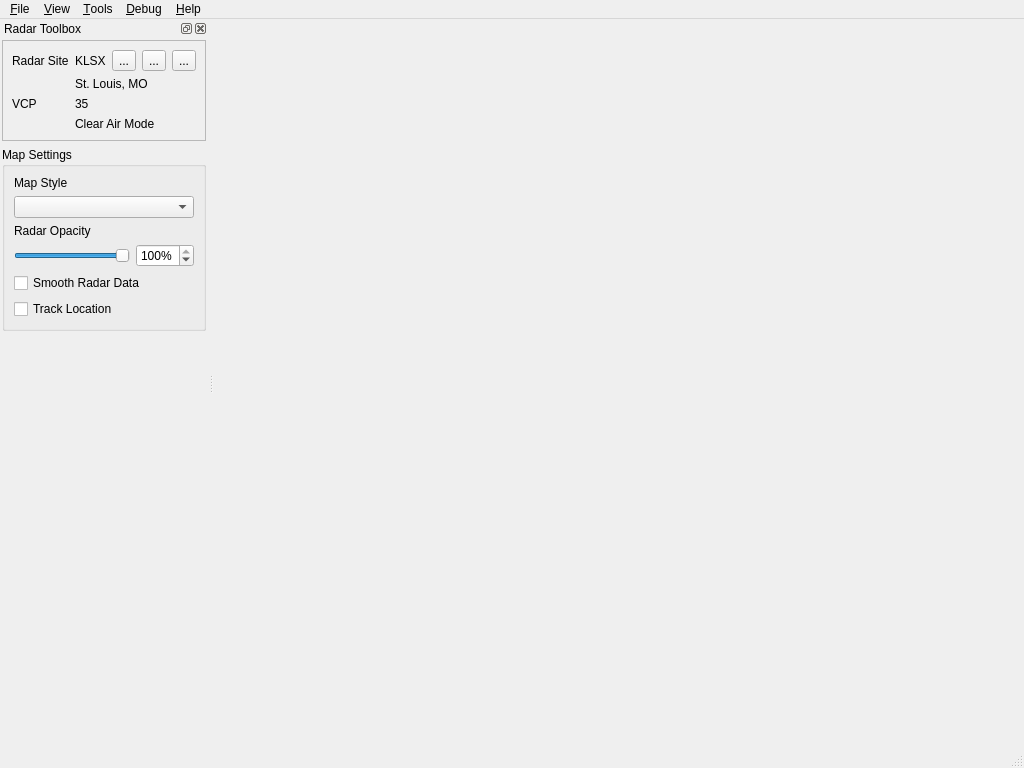
<?xml version="1.0" encoding="UTF-8"?>
<ui version="4.0">
 <class>MainWindow</class>
 <widget class="QMainWindow" name="MainWindow">
  <property name="geometry">
   <rect>
    <x>0</x>
    <y>0</y>
    <width>1024</width>
    <height>768</height>
   </rect>
  </property>
  <property name="windowTitle">
   <string>Supercell Wx</string>
  </property>
  <property name="windowIcon">
   <iconset resource="../../../../scwx-qt.qrc">
    <normaloff>:/res/icons/scwx-256.ico</normaloff>:/res/icons/scwx-256.ico</iconset>
  </property>
  <widget class="QWidget" name="centralwidget">
   <layout class="QHBoxLayout">
    <property name="leftMargin">
     <number>0</number>
    </property>
    <property name="topMargin">
     <number>0</number>
    </property>
    <property name="rightMargin">
     <number>0</number>
    </property>
    <property name="bottomMargin">
     <number>0</number>
    </property>
   </layout>
  </widget>
  <widget class="QMenuBar" name="menubar">
   <property name="geometry">
    <rect>
     <x>0</x>
     <y>0</y>
     <width>1024</width>
     <height>22</height>
    </rect>
   </property>
   <widget class="QMenu" name="menuFile">
    <property name="title">
     <string>&amp;File</string>
    </property>
    <widget class="QMenu" name="menu_Open">
     <property name="title">
      <string>&amp;Open</string>
     </property>
     <addaction name="actionOpenNexrad"/>
     <addaction name="actionOpenTextEvent"/>
    </widget>
    <addaction name="menu_Open"/>
    <addaction name="separator"/>
    <addaction name="actionSettings"/>
    <addaction name="separator"/>
    <addaction name="actionExit"/>
   </widget>
   <widget class="QMenu" name="menuHelp">
    <property name="title">
     <string>&amp;Help</string>
    </property>
    <addaction name="actionUserManual"/>
    <addaction name="separator"/>
    <addaction name="actionDiscord"/>
    <addaction name="actionGitHubRepository"/>
    <addaction name="separator"/>
    <addaction name="actionCheckForUpdates"/>
    <addaction name="actionAboutSupercellWx"/>
   </widget>
   <widget class="QMenu" name="menuView">
    <property name="title">
     <string>&amp;View</string>
    </property>
    <widget class="QMenu" name="menuMapLayers">
     <property name="title">
      <string>&amp;Map Layers</string>
     </property>
     <addaction name="actionColorTable"/>
     <addaction name="actionRadarSites"/>
     <addaction name="actionRadarRange"/>
    </widget>
    <addaction name="actionRadarToolbox"/>
    <addaction name="actionAlerts"/>
    <addaction name="actionGpsInfo"/>
    <addaction name="separator"/>
    <addaction name="menuMapLayers"/>
   </widget>
   <widget class="QMenu" name="menuDebug">
    <property name="title">
     <string>&amp;Debug</string>
    </property>
    <addaction name="actionImGuiDebug"/>
    <addaction name="separator"/>
    <addaction name="actionDumpLayerList"/>
    <addaction name="actionDumpRadarProductRecords"/>
    <addaction name="separator"/>
    <addaction name="actionRadarWireframe"/>
   </widget>
   <widget class="QMenu" name="menuTools">
    <property name="title">
     <string>&amp;Tools</string>
    </property>
    <addaction name="actionPlacefileManager"/>
    <addaction name="actionLayerManager"/>
    <addaction name="actionMarkerManager"/>
   </widget>
   <addaction name="menuFile"/>
   <addaction name="menuView"/>
   <addaction name="menuTools"/>
   <addaction name="menuDebug"/>
   <addaction name="menuHelp"/>
  </widget>
  <widget class="QStatusBar" name="statusbar"/>
  <widget class="QDockWidget" name="radarToolboxDock">
   <property name="windowTitle">
    <string>Radar Toolbox</string>
   </property>
   <attribute name="dockWidgetArea">
    <number>1</number>
   </attribute>
   <widget class="QWidget" name="radarToolboxDockContents">
    <layout class="QVBoxLayout" name="verticalLayout_2">
     <property name="leftMargin">
      <number>2</number>
     </property>
     <property name="topMargin">
      <number>2</number>
     </property>
     <property name="rightMargin">
      <number>2</number>
     </property>
     <property name="bottomMargin">
      <number>2</number>
     </property>
     <item>
      <widget class="QScrollArea" name="radarToolboxScrollArea">
       <property name="frameShape">
        <enum>QFrame::Shape::NoFrame</enum>
       </property>
       <property name="horizontalScrollBarPolicy">
        <enum>Qt::ScrollBarPolicy::ScrollBarAsNeeded</enum>
       </property>
       <property name="sizeAdjustPolicy">
        <enum>QAbstractScrollArea::SizeAdjustPolicy::AdjustToContents</enum>
       </property>
       <property name="widgetResizable">
        <bool>true</bool>
       </property>
       <widget class="QWidget" name="radarToolboxScrollAreaContents">
        <property name="geometry">
         <rect>
          <x>0</x>
          <y>0</y>
          <width>190</width>
          <height>680</height>
         </rect>
        </property>
        <layout class="QVBoxLayout" name="verticalLayout_6">
         <property name="leftMargin">
          <number>0</number>
         </property>
         <property name="topMargin">
          <number>0</number>
         </property>
         <property name="rightMargin">
          <number>0</number>
         </property>
         <property name="bottomMargin">
          <number>0</number>
         </property>
         <item>
          <widget class="QFrame" name="radarInfoFrame">
           <property name="frameShape">
            <enum>QFrame::Shape::StyledPanel</enum>
           </property>
           <property name="frameShadow">
            <enum>QFrame::Shadow::Raised</enum>
           </property>
           <layout class="QGridLayout" name="gridLayout" columnstretch="0,0,0,0,0">
            <item row="0" column="2">
             <widget class="QLabel" name="radarSiteValueLabel">
              <property name="sizePolicy">
               <sizepolicy hsizetype="MinimumExpanding" vsizetype="Preferred">
                <horstretch>0</horstretch>
                <verstretch>0</verstretch>
               </sizepolicy>
              </property>
              <property name="text">
               <string notr="true">KLSX</string>
              </property>
             </widget>
            </item>
            <item row="3" column="0" colspan="2">
             <widget class="QLabel" name="vcpLabel">
              <property name="sizePolicy">
               <sizepolicy hsizetype="Maximum" vsizetype="Preferred">
                <horstretch>0</horstretch>
                <verstretch>0</verstretch>
               </sizepolicy>
              </property>
              <property name="toolTip">
               <string>Volume Coverage Pattern</string>
              </property>
              <property name="text">
               <string>VCP</string>
              </property>
             </widget>
            </item>
            <item row="0" column="4">
             <widget class="QFrame" name="frame">
              <property name="frameShape">
               <enum>QFrame::Shape::NoFrame</enum>
              </property>
              <property name="frameShadow">
               <enum>QFrame::Shadow::Raised</enum>
              </property>
              <layout class="QHBoxLayout" name="horizontalLayout">
               <property name="leftMargin">
                <number>0</number>
               </property>
               <property name="topMargin">
                <number>0</number>
               </property>
               <property name="rightMargin">
                <number>0</number>
               </property>
               <property name="bottomMargin">
                <number>0</number>
               </property>
               <item>
                <widget class="QToolButton" name="radarSiteHomeButton">
                 <property name="maximumSize">
                  <size>
                   <width>16777215</width>
                   <height>30</height>
                  </size>
                 </property>
                 <property name="text">
                  <string>...</string>
                 </property>
                 <property name="icon">
                  <iconset resource="../../../../scwx-qt.qrc">
                   <normaloff>:/res/icons/font-awesome-6/house-solid.svg</normaloff>:/res/icons/font-awesome-6/house-solid.svg</iconset>
                 </property>
                </widget>
               </item>
               <item>
                <widget class="QToolButton" name="radarSitePresetsButton">
                 <property name="maximumSize">
                  <size>
                   <width>16777215</width>
                   <height>30</height>
                  </size>
                 </property>
                 <property name="text">
                  <string>...</string>
                 </property>
                 <property name="icon">
                  <iconset resource="../../../../scwx-qt.qrc">
                   <normaloff>:/res/icons/font-awesome-6/star-solid.svg</normaloff>:/res/icons/font-awesome-6/star-solid.svg</iconset>
                 </property>
                 <property name="popupMode">
                  <enum>QToolButton::ToolButtonPopupMode::InstantPopup</enum>
                 </property>
                </widget>
               </item>
              </layout>
             </widget>
            </item>
            <item row="0" column="0" colspan="2">
             <widget class="QLabel" name="radarSiteLabel">
              <property name="text">
               <string>Radar Site</string>
              </property>
             </widget>
            </item>
            <item row="1" column="2" colspan="3">
             <widget class="QLabel" name="radarLocationLabel">
              <property name="text">
               <string notr="true">St. Louis, MO</string>
              </property>
             </widget>
            </item>
            <item row="3" column="2" colspan="3">
             <widget class="QLabel" name="vcpValueLabel">
              <property name="text">
               <string notr="true">35</string>
              </property>
             </widget>
            </item>
            <item row="4" column="2" colspan="3">
             <widget class="QLabel" name="vcpDescriptionLabel">
              <property name="text">
               <string>Clear Air Mode</string>
              </property>
             </widget>
            </item>
            <item row="0" column="3">
             <widget class="QToolButton" name="radarSiteSelectButton">
              <property name="maximumSize">
               <size>
                <width>16777215</width>
                <height>30</height>
               </size>
              </property>
              <property name="text">
               <string>...</string>
              </property>
             </widget>
            </item>
           </layout>
          </widget>
         </item>
         <item>
          <widget class="QGroupBox" name="mapSettingsGroupBox">
           <property name="title">
            <string>Map Settings</string>
           </property>
           <layout class="QVBoxLayout" name="verticalLayout_5">
            <item>
             <widget class="QLabel" name="mapStyleLabel">
              <property name="text">
               <string>Map Style</string>
              </property>
             </widget>
            </item>
            <item>
             <widget class="QComboBox" name="mapStyleComboBox"/>
            </item>
            <item>
             <widget class="QLabel" name="radarOpacityLabel">
              <property name="text">
               <string>Radar Opacity</string>
              </property>
             </widget>
            </item>
            <item>
             <widget class="QWidget" name="radarOpacityWidget" native="true">
              <layout class="QHBoxLayout" name="radarOpacityLayout">
               <property name="leftMargin">
                <number>0</number>
               </property>
               <property name="topMargin">
                <number>0</number>
               </property>
               <property name="rightMargin">
                <number>0</number>
               </property>
               <property name="bottomMargin">
                <number>0</number>
               </property>
               <item>
                <widget class="QSlider" name="radarOpacitySlider">
                 <property name="toolTip">
                  <string>Radar product opacity. Map styles stay opaque.</string>
                 </property>
                 <property name="maximum">
                  <number>100</number>
                 </property>
                 <property name="value">
                  <number>100</number>
                 </property>
                 <property name="orientation">
                  <enum>Qt::Orientation::Horizontal</enum>
                 </property>
                </widget>
               </item>
               <item>
                <widget class="QFocusedSpinBox" name="radarOpacitySpinBox">
                 <property name="keyboardTracking">
                  <bool>false</bool>
                 </property>
                 <property name="suffix">
                  <string>%</string>
                 </property>
                 <property name="maximum">
                  <number>100</number>
                 </property>
                 <property name="value">
                  <number>100</number>
                 </property>
                </widget>
               </item>
              </layout>
             </widget>
            </item>
            <item>
             <widget class="QCheckBox" name="smoothRadarDataCheckBox">
              <property name="text">
               <string>Smooth Radar Data</string>
              </property>
             </widget>
            </item>
            <item>
             <widget class="QCheckBox" name="trackLocationCheckBox">
              <property name="text">
               <string>Track Location</string>
              </property>
             </widget>
            </item>
           </layout>
          </widget>
         </item>
         <item>
          <spacer name="radarToolboxSpacer">
           <property name="orientation">
            <enum>Qt::Orientation::Vertical</enum>
           </property>
           <property name="sizeHint" stdset="0">
            <size>
             <width>20</width>
             <height>0</height>
            </size>
           </property>
          </spacer>
         </item>
        </layout>
       </widget>
      </widget>
     </item>
    </layout>
   </widget>
  </widget>
  <action name="actionExit">
   <property name="text">
    <string>E&amp;xit</string>
   </property>
  </action>
  <action name="actionAboutSupercellWx">
   <property name="text">
    <string>About &amp;Supercell Wx...</string>
   </property>
  </action>
  <action name="actionRadarToolbox">
   <property name="text">
    <string>Radar &amp;Toolbox</string>
   </property>
  </action>
  <action name="actionOpenNexrad">
   <property name="text">
    <string>&amp;NEXRAD Product...</string>
   </property>
  </action>
  <action name="actionOpenTextEvent">
   <property name="text">
    <string>Text &amp;Event Product...</string>
   </property>
  </action>
  <action name="actionAlerts">
   <property name="text">
    <string>&amp;Alerts</string>
   </property>
  </action>
  <action name="actionImGuiDebug">
   <property name="text">
    <string>&amp;ImGui Debug</string>
   </property>
  </action>
  <action name="actionSettings">
   <property name="text">
    <string>&amp;Settings</string>
   </property>
  </action>
  <action name="actionUserManual">
   <property name="icon">
    <iconset resource="../../../../scwx-qt.qrc">
     <normaloff>:/res/icons/font-awesome-6/book-solid.svg</normaloff>:/res/icons/font-awesome-6/book-solid.svg</iconset>
   </property>
   <property name="text">
    <string>&amp;User Manual</string>
   </property>
  </action>
  <action name="actionDiscord">
   <property name="icon">
    <iconset resource="../../../../scwx-qt.qrc">
     <normaloff>:/res/icons/font-awesome-6/discord.svg</normaloff>:/res/icons/font-awesome-6/discord.svg</iconset>
   </property>
   <property name="text">
    <string>&amp;Discord</string>
   </property>
  </action>
  <action name="actionGitHubRepository">
   <property name="icon">
    <iconset resource="../../../../scwx-qt.qrc">
     <normaloff>:/res/icons/font-awesome-6/github.svg</normaloff>:/res/icons/font-awesome-6/github.svg</iconset>
   </property>
   <property name="text">
    <string>&amp;GitHub Repository</string>
   </property>
  </action>
  <action name="actionDumpRadarProductRecords">
   <property name="text">
    <string>Dump Radar &amp;Product Records</string>
   </property>
  </action>
  <action name="actionCheckForUpdates">
   <property name="text">
    <string>&amp;Check for Updates</string>
   </property>
  </action>
  <action name="actionPlacefileManager">
   <property name="icon">
    <iconset resource="../../../../scwx-qt.qrc">
     <normaloff>:/res/icons/font-awesome-6/earth-americas-solid.svg</normaloff>:/res/icons/font-awesome-6/earth-americas-solid.svg</iconset>
   </property>
   <property name="text">
    <string>&amp;Placefile Manager</string>
   </property>
  </action>
  <action name="actionLayerManager">
   <property name="icon">
    <iconset resource="../../../../scwx-qt.qrc">
     <normaloff>:/res/icons/font-awesome-6/layer-group-solid.svg</normaloff>:/res/icons/font-awesome-6/layer-group-solid.svg</iconset>
   </property>
   <property name="text">
    <string>&amp;Layer Manager</string>
   </property>
  </action>
  <action name="actionDumpLayerList">
   <property name="text">
    <string>Dump &amp;Layer List</string>
   </property>
  </action>
  <action name="actionRadarRange">
   <property name="checkable">
    <bool>true</bool>
   </property>
   <property name="text">
    <string>Radar &amp;Range</string>
   </property>
  </action>
  <action name="actionColorTable">
   <property name="checkable">
    <bool>true</bool>
   </property>
   <property name="text">
    <string>&amp;Color Table</string>
   </property>
  </action>
  <action name="actionRadarSites">
   <property name="checkable">
    <bool>true</bool>
   </property>
   <property name="text">
    <string>Radar &amp;Sites</string>
   </property>
  </action>
  <action name="actionGpsInfo">
   <property name="text">
    <string>&amp;GPS Info</string>
   </property>
  </action>
  <action name="actionMarkerManager">
   <property name="icon">
    <iconset resource="../../../../scwx-qt.qrc">
     <normaloff>:/res/icons/font-awesome-6/house-solid.svg</normaloff>:/res/icons/font-awesome-6/house-solid.svg</iconset>
   </property>
   <property name="text">
    <string>Location &amp;Marker Manager</string>
   </property>
  </action>
  <action name="actionRadarWireframe">
   <property name="checkable">
    <bool>true</bool>
   </property>
   <property name="text">
    <string>Radar &amp;Wireframe</string>
   </property>
  </action>
 </widget>
 <customwidgets>
  <customwidget>
   <class>QFocusedSpinBox</class>
   <extends>QSpinBox</extends>
   <header>scwx/qt/ui/widgets/focused_spin_box.hpp</header>
  </customwidget>
 </customwidgets>
 <resources>
  <include location="../../../../scwx-qt.qrc"/>
 </resources>
 <connections/>
</ui>
